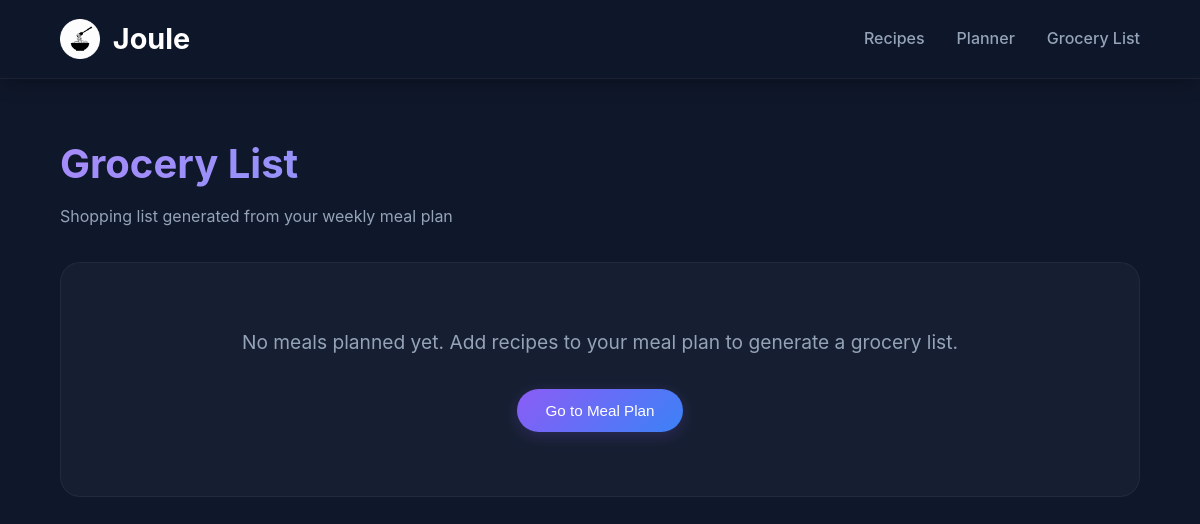
Page /grocery-list on the earlier database version.
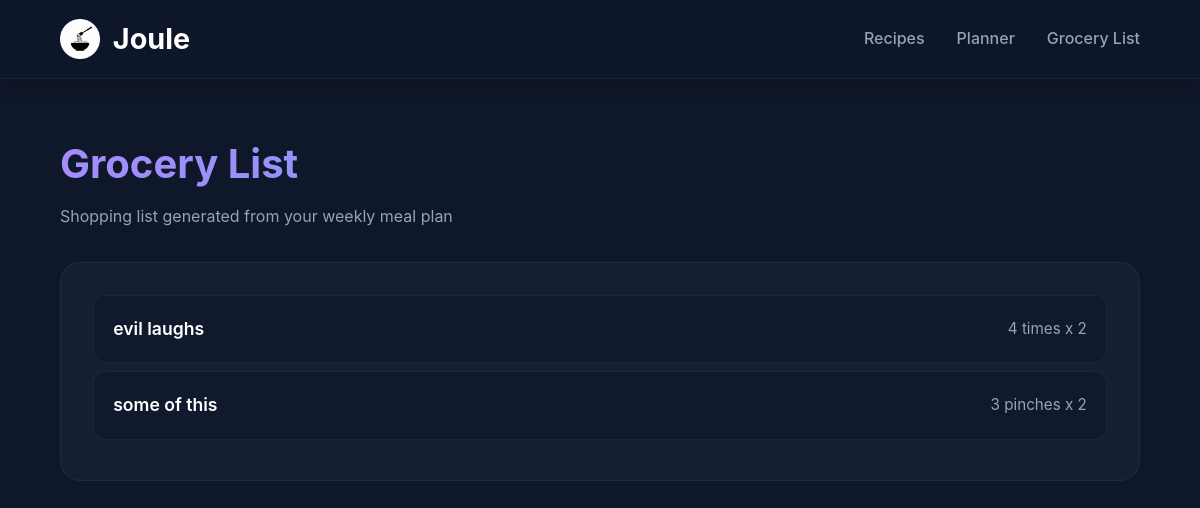
Same page on the later database version.
### tables this page shows
CREATE TABLE ingredients (
                id INTEGER PRIMARY KEY AUTOINCREMENT,
                recipe_id INTEGER NOT NULL,
                item TEXT NOT NULL,
                quantity TEXT NOT NULL,
                FOREIGN KEY (recipe_id) REFERENCES recipes (id) ON DELETE CASCADE
            );

### app.py (the view)
@app.route('/grocery-list')
def grocery_list():
    with closing(get_db()) as db:
        plan_recipes = db.execute('''
            SELECT recipe_id, COUNT(*) AS usage_count FROM meal_plan GROUP BY recipe_id
        ''').fetchall()
        grocery = {}
        for row in plan_recipes:
            recipe_id = row['recipe_id']
            usage_count = row['usage_count']
            ingredients = db.execute('''
                SELECT item, quantity FROM ingredients WHERE recipe_id = ?
            ''', (recipe_id,)).fetchall()
            for ing in ingredients:
                print(ing['item'], ing['quantity'])
                item = ing['item']
                qty = ing['quantity']
                if item not in grocery:
                    grocery[item] = []
                grocery[item].append(f"{qty} x {usage_count}")
            print(grocery)
    return render_template('grocery.html', grocery=grocery)

### app.py (called while the page is built)
def get_db():
    conn = sqlite3.connect(app.config['DATABASE'])
    conn.row_factory = sqlite3.Row
    return conn

### templates/grocery.html
{% extends "base.html" %}
{% block content %}
<h2>Grocery List</h2>
<p>Shopping list generated from your weekly meal plan</p>
{% if grocery %}
<div class="grocery-list">
    {% for item, qtys in grocery.items()|sort %}
    <div class="grocery-item">
        <span class="item-name">{{ item }}</span>
        <span class="item-quantities">{{ qtys | join(", ") }}</span>
    </div>
    {% endfor %}
</div>
{% else %}
<div class="empty-state">
    <p>No meals planned yet. Add recipes to your meal plan to generate a grocery list.</p>
    <button onclick="navigate('/meal-plan')" class="btn">Go to Meal Plan</button>
</div>
{% endif %}
{% endblock %}

### templates/base.html (shortened to what this page needs)
<!DOCTYPE html>
<html lang="en">
<head>
    <link rel="stylesheet" type="text/css" href="./static/css/styles.css">
</head>
<body>
<nav>
    <div class="nav-content">
        <div class="logo-container" onclick="location.href='/';" style="cursor: pointer;">
            <img src="./static/images/logo.png" alt="Joule Logo">
            <div class="logo-text">Joule</div>
        </div>
        <div class="nav-links" id="navLinks">
            <a href="/recipes">Recipes</a>
            <a href="/meal-plan">Planner</a>
            <a href="/grocery-list">Grocery List</a>
        </div>
    </div>
</nav>
<div class="container">
    {% block content %}{% endblock %}
</div>
</body>
</html>

### static/css/styles.css (style rules this page uses)
* { margin: 0; padding: 0; box-sizing: border-box; }
body { font-family: -apple-system, BlinkMacSystemFont, 'Segoe UI', Roboto, Oxygen, Ubuntu, Cantarell, sans-serif; line-height: 1.6; color: #e2e8f0; background: #0f172a; overflow-x: hidden; }
nav { position: fixed; top: 0; width: 100%; background: rgba(15, 23, 42, 0.95); backdrop-filter: blur(10px); padding: 1rem 5%; z-index: 1000; box-shadow: 0 2px 20px rgba(0, 0, 0, 0.3); border-bottom: 1px solid rgba(255, 255, 255, 0.05); }
.nav-content { max-width: 1200px; margin: 0 auto; display: flex; justify-content: space-between; align-items: center; }
.logo-container { display: flex; align-items: center; gap: 0.8rem; }
.logo-container img { width: 40px; height: 40px; object-fit: contain; }
.logo-text { font-size: 1.8rem; font-weight: 700; color: #ffffff; }
.nav-links { display: flex; gap: 2rem; align-items: center; }
.nav-links a { text-decoration: none; color: #94a3b8; font-weight: 500; transition: color 0.3s ease; white-space: nowrap; }
.container { max-width: 1200px; margin: 100px auto 2rem; padding: 2rem 5%; }
h2 { font-size: 2.5rem; font-weight: 700; margin-bottom: 0.5rem; background: linear-gradient(135deg, #a78bfa 0%, #60a5fa 100%); -webkit-background-clip: text; -webkit-text-fill-color: transparent; background-clip: text; }
p { color: #94a3b8; margin-bottom: 2rem; }
.grocery-list { background: rgba(30, 41, 59, 0.5); border: 1px solid rgba(255, 255, 255, 0.05); border-radius: 20px; padding: 2rem; backdrop-filter: blur(10px); }
.grocery-item { display: flex; justify-content: space-between; align-items: center; padding: 1.2rem; margin-bottom: 0.5rem; background: rgba(15, 23, 42, 0.5); border-radius: 12px; border: 1px solid rgba(255, 255, 255, 0.05); transition: all 0.3s ease; }
.item-name { font-weight: 600; color: #ffffff; font-size: 1.1rem; }
.item-quantities { color: #94a3b8; font-size: 0.95rem; }

Differences in the rows shown:
added ingredients: item "evil laughs", qtys "4 times x 2"
added ingredients: item "some of this", qtys "3 pinches x 2"
Other differences:
text no longer shown: "No meals planned yet. Add recipes to your meal plan to generate a grocery list. Go to Meal Plan"
